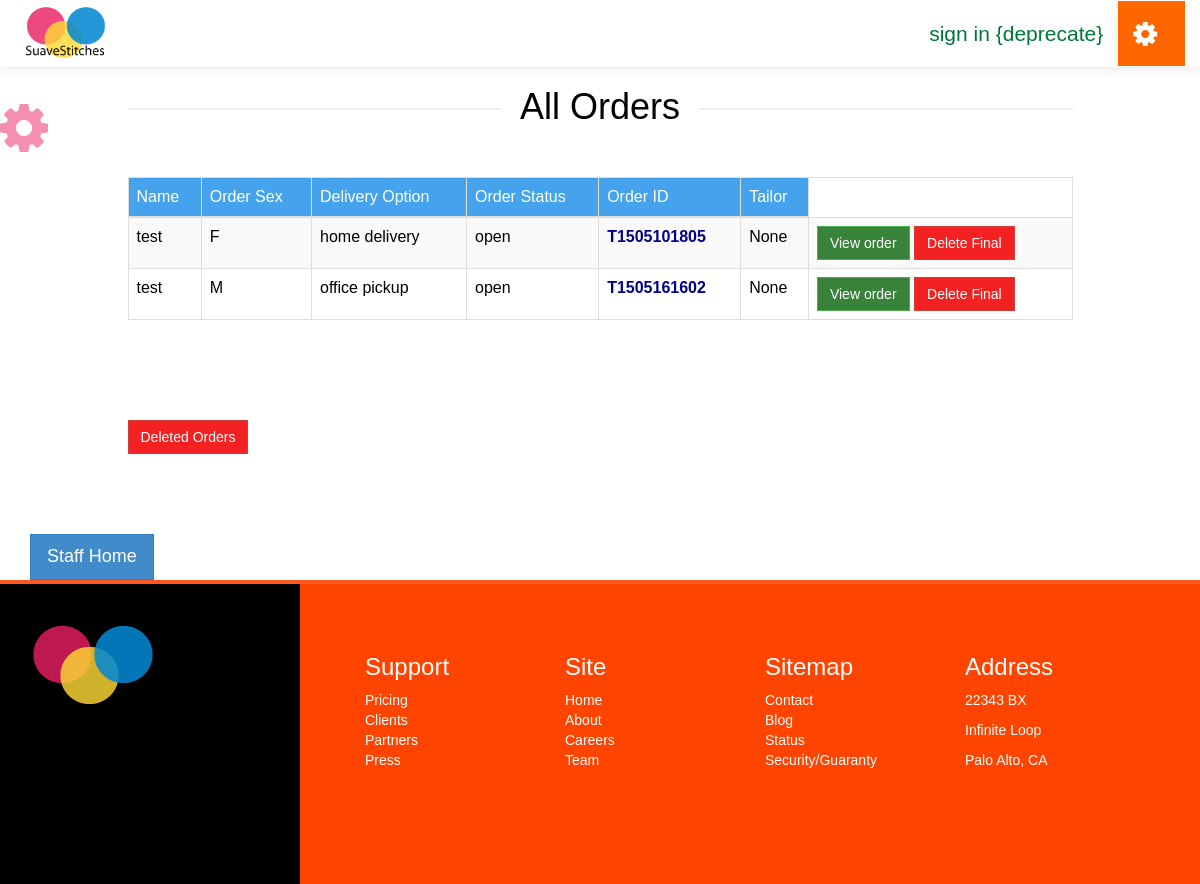
/suave/staff/Order/List (signed in), run on the app's committed database.
### suave/models.py (models this page shows)
class Order(models.Model):
	client = models.ForeignKey(Client, null=True)
	sizetable = models.ForeignKey(SizeTable, null=True)
	tailor = models.ForeignKey(Tailor, null=True)
	fabric = models.CharField(max_length=50, null=True)
	style = models.CharField(max_length=100, null=True)
	main_order_id = models.CharField(max_length=15, null=True)
	details = models.CharField(max_length=250, null=True) #*
	delivery_option = models.CharField(max_length=100, null=True)
	service_option = models.CharField(max_length=100, null=True)
	sex = models.CharField(max_length=2, default=' ')
	status = models.CharField(max_length=20, default='OPEN') #*
	cost = models.IntegerField(default=0000)
	date = models.DateField(auto_now_add=True)
	soft_delete = models.BooleanField(default=False)

class Client(models.Model):
	FEMALE = 'F'
	MALE = 'M'
	SEX_CHOICE = (
		(FEMALE, 'F'),
		(MALE, 'M'),
	)
	user = models.OneToOneField(User)
	address = models.CharField(max_length=200, null=True)
	preference = models.CharField(max_length=40)
	sex = models.CharField(max_length=2, choices=SEX_CHOICE, default=" ")
	def __str__(self):
		return self.user.username

### staff/views.py (the view)
@login_required
def order_list(request):
	context = {}
	context['orders'] = Order.objects.filter(soft_delete=False)
	return render(request, 'i/staff/order/order_list.html', context)

### templates/i/staff/order/order_list.html (shortened to what this page needs)
{% extends "i/layout/staff_base.html" %}
{% block main_section %}
	<div class="container">
		<div class="row">
			<div class="col-lg-10 col-lg-offset-1">
				<div class="page-header-style"><h1>All Orders</h1></div>
				<br><br>
				{% if orders %}
				<table class="table table-striped table-hover table-bordered">
					<thead>
						<tr style="background:#44a3ec;color:#fff">
							<td>Name</td>
							<td>Order Sex</td>
							<td>Delivery Option</td>
							<td>Order Status</td>
							<td>Order ID</td>
							<td>Tailor</td>
						</tr>
					</thead>
					<tbody>
						{% for order in orders %}
						<tr>
							<td>{{ order.client }}</td>
							<td>{{ order.sex }}</td>
							<td>{{ order.delivery_option|lower }}</td>
							<td>{{ order.status|lower }}</td>
							<td style="color:#008;font-weight:bold">{{ order.main_order_id }}</td>
							<td>{{ order.tailor }}</td>
							<td>
								<a href="{% url 'staff:order_details' order.main_order_id %}" class="btn btn-success">View order</a>
								<a href="" class="btn btn-danger">Delete Final</a>
							</td>
						</tr>
						{% endfor %}
					</tbody>
				</table>
				{% endif %}
				<br><br><br><br>
				<a href="{% url 'staff:order_list_deleted' %}" class="btn btn-danger">Deleted Orders</a>
			</div>
		</div>
	</div>
	<br><br><br><br>
{% endblock %}

### static/css/style.css (style rules this page uses)
a { text-decoration: none; }
.page-header-style { overflow: hidden; text-align: center; }
.page-header-style h1:before, .page-header-style h1:after { content: ""; position: relative; display: inline-block; width: 50%; height: 2px; vertical-align: middle; background: #f0f0f0; }
.page-header-style h1:before { left: -.5em; margin: 0 0 0 -50%; }
.page-header-style h1:after { left: .5em; margin: 0 -50% 0 0; }
*:not(span) { -webkit-border-radius: 0 !important; -moz-border-radius: 0 !important; -ms-border-radius: 0 !important; border-radius: 0 !important; }
body { color: #000; font-family: weblysleek, arial; }

### data on the page
Order: client "test", sex "F", delivery_option "home delivery", status "open", main_order_id "T1505101805", tailor "None"
Order: client "test", sex "M", delivery_option "office pickup", status "open", main_order_id "T1505161602", tailor "None"
